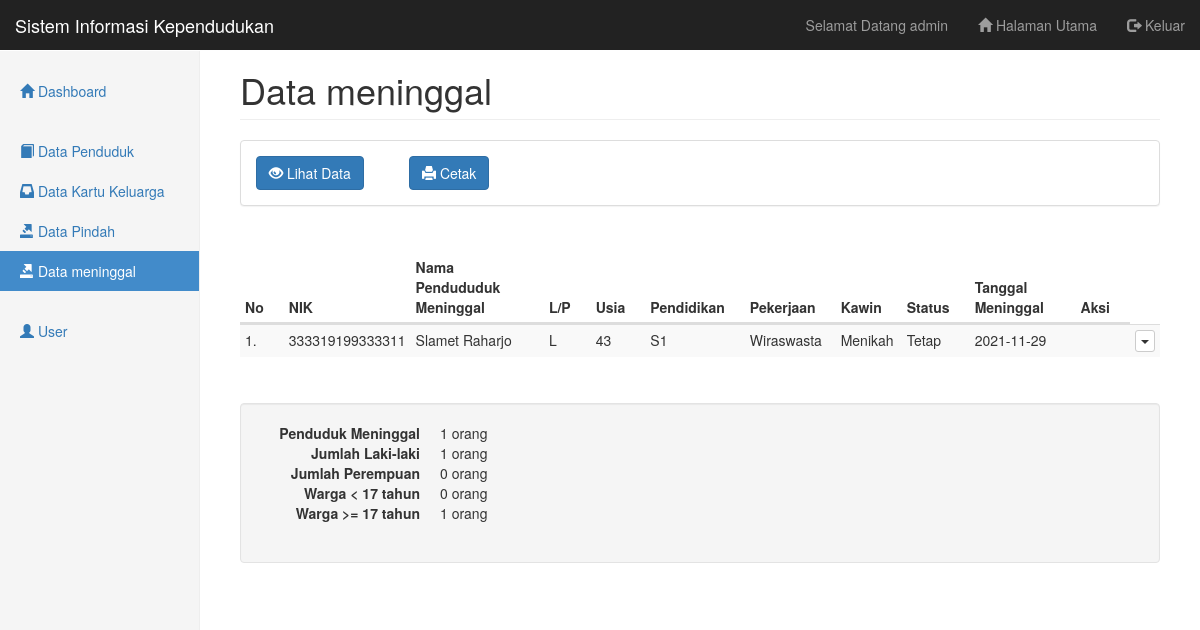
The app's page /pages/meninggal/index.php (signed in) with its own data.
### tables this page shows
CREATE TABLE `meninggal` (
  `id_meninggal` int(11) NOT NULL,
  `nik_meninggal` varchar(16) NOT NULL,
  `nama_meninggal` varchar(45) NOT NULL,
  `tempat_lahir_meninggal` varchar(30) NOT NULL,
  `tanggal_lahir_meninggal` date NOT NULL,
  `jenis_kelamin_meninggal` enum('L','P') NOT NULL,
  `alamat_ktp_meninggal` text NOT NULL,
  `alamat_meninggal` text NOT NULL,
  `desa_kelurahan_meninggal` varchar(30) NOT NULL,
  `kecamatan_meninggal` varchar(30) NOT NULL,
  `kabupaten_kota_meninggal` varchar(30) NOT NULL,
  `provinsi_meninggal` varchar(30) NOT NULL,
  `negara_meninggal` varchar(30) NOT NULL,
  `rt_meninggal` varchar(3) NOT NULL,
  `rw_meninggal` varchar(3) NOT NULL,
  `agama_meninggal` enum('Islam','Kristen','Katholik','Hindu','Budha','Konghucu') NOT NULL,
  `pendidikan_terakhir_meninggal` varchar(20) NOT NULL,
  `pekerjaan_meninggal` varchar(20) NOT NULL,
  `status_perkawinan_meninggal` enum('Menikah','Belum Menikah') NOT NULL,
  `status_meninggal` enum('Tetap','Kontrak') NOT NULL,
  `id_user` int(11) NOT NULL,
  `created_at` timestamp NOT NULL DEFAULT current_timestamp() ON UPDATE current_timestamp(),
  `updated_at` timestamp NOT NULL DEFAULT '0000-00-00 00:00:00',
  `tgl_meninggal` date NOT NULL
);

### pages/meninggal/data-index.php (called while the page is built)
<?php
include('../../config/koneksi.php');
$query = "SELECT *, TIMESTAMPDIFF(YEAR, `tanggal_lahir_meninggal`, CURDATE()) AS usia_meninggal FROM meninggal";
$hasil = mysqli_query($db, $query);
$data_meninggal = array();
while ($row = mysqli_fetch_assoc($hasil)) {
  $data_meninggal[] = $row;
}

### pages/dasbor/data-index.php (called while the page is built, shortened)
<?php
include('../../config/koneksi.php');
$query_meninggal = "SELECT COUNT(*) AS total FROM meninggal";
$hasil_meninggal = mysqli_query($db, $query_meninggal);
$jumlah_meninggal = mysqli_fetch_assoc($hasil_meninggal);
$query_meninggal_l = "SELECT COUNT(*) AS total FROM meninggal WHERE jenis_kelamin_meninggal = 'L'";
$hasil_meninggal_l = mysqli_query($db, $query_meninggal_l);
$jumlah_meninggal_l = mysqli_fetch_assoc($hasil_meninggal_l);
$query_meninggal_p = "SELECT COUNT(*) AS total FROM meninggal WHERE jenis_kelamin_meninggal = 'P'";
$hasil_meninggal_p = mysqli_query($db, $query_meninggal_p);
$jumlah_meninggal_p = mysqli_fetch_assoc($hasil_meninggal_p);
$query_meninggal_ld_17 = "SELECT COUNT(*) AS total FROM meninggal WHERE TIMESTAMPDIFF(YEAR, tanggal_lahir_meninggal, CURDATE()) >= 17 AND tanggal_lahir_meninggal != '0000-00-00'";
$hasil_meninggal_ld_17 = mysqli_query($db, $query_meninggal_ld_17);
$jumlah_meninggal_ld_17 = mysqli_fetch_assoc($hasil_meninggal_ld_17);
$query_meninggal_kd_17 = "SELECT COUNT(*) AS total FROM meninggal WHERE TIMESTAMPDIFF(YEAR, tanggal_lahir_meninggal, CURDATE()) < 17 AND tanggal_lahir_meninggal != '0000-00-00'";
$hasil_meninggal_kd_17 = mysqli_query($db, $query_meninggal_kd_17);
$jumlah_meninggal_kd_17 = mysqli_fetch_assoc($hasil_meninggal_kd_17);

### pages/meninggal/index.php (the view, shortened to what this page needs)
<?php include('../_partials/top.php') ?>
<h1 class="page-header">Data meninggal</h1>
<?php include('_partials/menu.php') ?>
<?php include('data-index.php') ?>
<?php include('../dasbor/data-index.php') ?>
<table class="table table-striped table-condensed table-hover" id="datatable">
  <thead>
    <tr>
      <th>No</th>
      <th>NIK</th>
      <th>Nama Pendududuk Meninggal</th>
      <th>L/P</th>
      <th>Usia</th>
      <th>Pendidikan</th>
      <th>Pekerjaan</th>
      <th>Kawin</th>
      <th>Status</th>
      <th>Tanggal Meninggal</th>
      <th>Aksi</th>
    </tr>
  </thead>
  <tbody>
    <?php $nomor = 1; ?>
    <?php foreach ($data_meninggal as $meninggal) : ?>
    <tr>
      <td><?php echo $nomor++ ?>.</td>
      <td><?php echo $meninggal['nik_meninggal'] ?></td>
      <td><?php echo $meninggal['nama_meninggal'] ?></td>
      <td><?php echo $meninggal['jenis_kelamin_meninggal'] ?></td>
      <td><?php echo $meninggal['usia_meninggal'] ?></td>
      <td><?php echo $meninggal['pendidikan_terakhir_meninggal'] ?></td>
      <td><?php echo $meninggal['pekerjaan_meninggal'] ?></td>
      <td><?php echo $meninggal['status_perkawinan_meninggal'] ?></td>
      <td><?php echo $meninggal['status_meninggal'] ?></td>
      <td><?php echo $meninggal['tgl_meninggal'] ?></td>
      <td>
      <td>
        <div class="btn-group pull-right">
          <button type="button" class="btn btn-default btn-xs dropdown-toggle" data-toggle="dropdown" aria-expanded="true">
          <span class="caret"></span>
          </button>
        </div>
      </td>
    </tr>
    <?php endforeach ?>
  </tbody>
</table>
<br><br>
<div class="well">
  <dl class="dl-horizontal">
    <dt>Penduduk Meninggal</dt>
    <dd><?php echo $jumlah_meninggal['total'] ?> orang</dd>
    <dt>Jumlah Laki-laki</dt>
    <dd><?php echo $jumlah_meninggal_l['total'] ?> orang</dd>
    <dt>Jumlah Perempuan</dt>
    <dd><?php echo $jumlah_meninggal_p['total'] ?> orang</dd>
    <dt>Warga < 17 tahun</dt>
    <dd><?php echo $jumlah_meninggal_kd_17['total'] ?> orang</dd>
    <dt>Warga >= 17 tahun</dt>
    <dd><?php echo $jumlah_meninggal_ld_17['total'] ?> orang</dd>
  </dl>
</div>
<?php include('../_partials/bottom.php') ?>

### assets/css/dashboard.css (style rules this page uses)
body { padding-top: 50px; }
.main .page-header { margin-top: 0; }

### records on screen
meninggal: nik_meninggal "333319199333311", nama_meninggal "Slamet Raharjo", jenis_kelamin_meninggal "L", usia_meninggal "43", pendidikan_terakhir_meninggal "S1", pekerjaan_meninggal "Wiraswasta", status_perkawinan_meninggal "Menikah", status_meninggal "Tetap", tgl_meninggal "2021-11-29"

### other values on screen
$_SESSION['user']['nama_user'] "admin"
$jumlah_meninggal['total'] "1"
$jumlah_meninggal_l['total'] "1"
$jumlah_meninggal_p['total'] "0"
$jumlah_meninggal_kd_17['total'] "0"
$jumlah_meninggal_ld_17['total'] "1"
